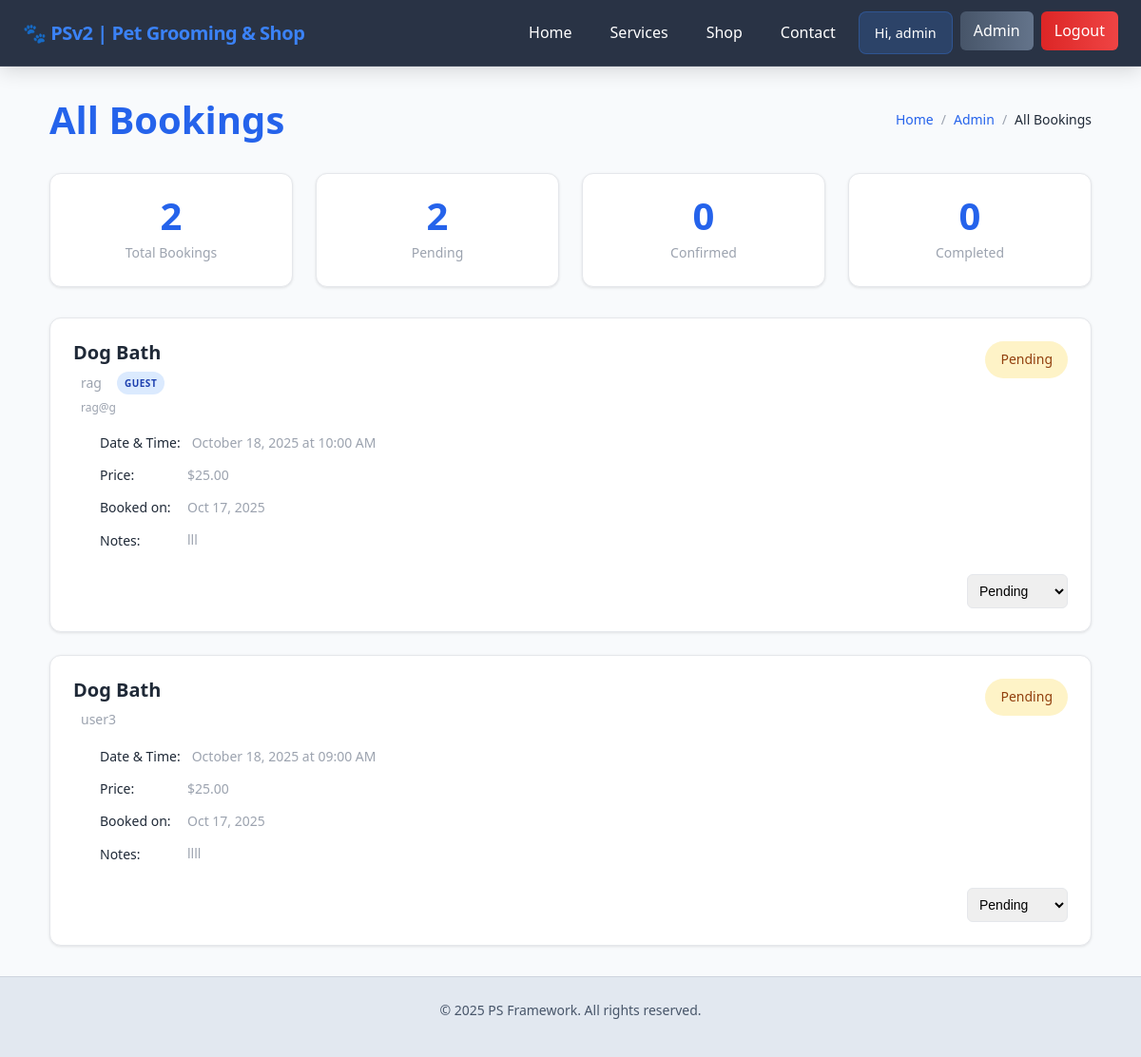
The page /bookings/all (signed in) on the database its author committed.
### app/models.py (models this page shows, shortened)
class User(UserMixin, db.Model):
    id = db.Column(db.Integer, primary_key=True)
    username = db.Column(db.String(80), unique=True, nullable=False)
    password = db.Column(db.String(200), nullable=False)
    role = db.Column(db.String(20), default='customer')
    created_at = db.Column(db.DateTime, default=datetime.utcnow)

class Booking(db.Model):
    id = db.Column(db.Integer, primary_key=True)
    user_id = db.Column(db.Integer, db.ForeignKey('user.id'), nullable=True)  # Nullable for guest bookings
    service_id = db.Column(db.Integer, db.ForeignKey('service.id'), nullable=False)
    booking_date = db.Column(db.DateTime, nullable=False)
    status = db.Column(db.String(20), default='pending')  # pending, confirmed, cancelled, completed
    notes = db.Column(db.Text)
    guest_name = db.Column(db.String(100))
    guest_email = db.Column(db.String(120))
    guest_phone = db.Column(db.String(20))
    created_at = db.Column(db.DateTime, default=datetime.utcnow)
    updated_at = db.Column(db.DateTime, default=datetime.utcnow, onupdate=datetime.utcnow)
    user = db.relationship('User', backref=db.backref('bookings', lazy=True))
    service = db.relationship('Service', backref=db.backref('bookings', lazy=True))
    def get_customer_name(self):
        return self.user.username if self.user else self.guest_name
    def is_guest_booking(self):
        return self.user_id is None

class Service(db.Model):
    id = db.Column(db.Integer, primary_key=True)
    name = db.Column(db.String(100), nullable=False)
    description = db.Column(db.Text)
    price = db.Column(db.Float)

### app/routes/bookings.py (the view)
@bookings_bp.route('/all')
@login_required
def all_bookings():
    if current_user.role == 'admin':
        bookings = Booking.query.order_by(Booking.booking_date.desc()).all()
        page_title = "All Bookings"
    else:
        bookings = Booking.query.filter_by(user_id=current_user.id).order_by(Booking.booking_date.desc()).all()
        page_title = "My Bookings"
    return render_template('bookings/all.html', bookings=bookings, page_title=page_title)

### app/templates/bookings/all.html (shortened to what this page needs)
{% extends "base.html" %}
{% block extra_css %}
<link rel="stylesheet" href="{{ url_for('static', filename='css/bookings.css') }}">
{% endblock %}
{% block content %}
<div class="bookings-container">
    <div class="bookings-header">
        <h1 class="page-title">{{ page_title }}</h1>
        <nav aria-label="breadcrumb">
            <ol class="breadcrumb">
                <li class="breadcrumb-item"><a href="{{ url_for('home_bp.index') }}">Home</a></li>
                {% if current_user.role == 'admin' %}
                <li class="breadcrumb-item"><a href="{{ url_for('admin_bp.dashboard') }}">Admin</a></li>
                {% endif %}
                <li class="breadcrumb-item active" aria-current="page">{{ page_title }}</li>
            </ol>
        </nav>
    </div>
    {% if current_user.role == 'admin' and bookings %}
    <div class="booking-stats">
        <div class="stat-card">
            <div class="stat-number">{{ bookings|length }}</div>
            <div class="stat-label">Total Bookings</div>
        </div>
        <div class="stat-card">
            <div class="stat-number">{{ bookings|selectattr('status', 'equalto', 'pending')|list|length }}</div>
            <div class="stat-label">Pending</div>
        </div>
        <div class="stat-card">
            <div class="stat-number">{{ bookings|selectattr('status', 'equalto', 'confirmed')|list|length }}</div>
            <div class="stat-label">Confirmed</div>
        </div>
        <div class="stat-card">
            <div class="stat-number">{{ bookings|selectattr('status', 'equalto', 'completed')|list|length }}</div>
            <div class="stat-label">Completed</div>
        </div>
    </div>
    {% endif %}
    <div class="bookings-list">
        {% if bookings %}
            {% for booking in bookings %}
            <div class="booking-card">
                <div class="booking-header-section">
                    <div class="booking-main-info">
                        <h3 class="service-name">{{ booking.service.name }}</h3>
                        {% if current_user.role == 'admin' %}
                        <p class="customer-name">
                            {{ booking.get_customer_name() }}
                            {% if booking.is_guest_booking() %}
                                <span class="guest-badge">Guest</span>
                            {% endif %}
                        </p>
                        {% if booking.is_guest_booking() and booking.guest_email %}
                        <p class="customer-email">
                             {{ booking.guest_email }}
                        </p>
                        {% endif %}
                        {% endif %}
                    </div>
                    <div class="booking-status">
                        <span class="status-badge status-{{ booking.status }}">
                            {{ booking.status.title() }}
                        </span>
                    </div>
                </div>
                <div class="booking-details">
                    <div class="detail-item">
                        <span class="detail-label">Date & Time:</span>
                        <span class="detail-value">{{ booking.booking_date.strftime('%B %d, %Y at %I:%M %p') }}</span>
                    </div>
                    {% if booking.service.price %}
                    <div class="detail-item">
                        <span class="detail-label">Price:</span>
                        <span class="detail-value">${{ "%.2f"|format(booking.service.price) }}</span>
                    </div>
                    {% endif %}
                    <div class="detail-item">
                        <span class="detail-label">Booked on:</span>
                        <span class="detail-value">{{ booking.created_at.strftime('%b %d, %Y') }}</span>
                    </div>
                    {% if booking.notes %}
                    <div class="detail-item notes">
                        <span class="detail-label">Notes:</span>
                        <span class="detail-value">{{ booking.notes }}</span>
                    </div>
                    {% endif %}
                </div>
                <div class="booking-actions">
                    {% if current_user.role == 'admin' %}
                        <form method="POST" action="{{ url_for('bookings.update_status', booking_id=booking.id) }}" class="status-form">
                            <select name="status" class="form-control status-select" onchange="this.form.submit()">
                                <option value="pending" {% if booking.status == 'pending' %}selected{% endif %}>Pending</option>
                            </select>
                        </form>
                    {% endif %}
                </div>
            </div>
            {% endfor %}
        {% endif %}
    </div>
</div>
{% endblock %}

### app/templates/base.html (shortened to what this page needs)
<!DOCTYPE html>
<html lang="en">
<head>
    <link rel="stylesheet" href="{{ url_for('static', filename='css/base.css') }}">
    <link rel="stylesheet" href="{{ url_for('static', filename='css/navbar.css') }}">
    <link rel="stylesheet" href="{{ url_for('static', filename='css/theme.css') }}">
    {% block extra_css %}{% endblock %}
</head>
<body>
    <nav class="navbar">
        <div class="nav-brand">
            <a href="/">🐾 PSv2 | Pet Grooming & Shop</a>
        </div>
        <ul class="nav-links" id="navLinks">
            <li><a href="/" class="{% if request.path == '/' %}active{% endif %}">Home</a></li>
            <li><a href="/services" class="{% if request.path == '/services' %}active{% endif %}">Services</a></li>
            <li><a href="{{ url_for('shop_bp.shop') }}" class="{% if request.path == url_for('shop_bp.shop') %}active{% endif %}">Shop</a></li>
            <li><a href="{{ url_for('contact_bp.contact') }}" class="{% if request.path == url_for('contact_bp.contact') %}active{% endif %}">Contact</a></li>
            {% if current_user.is_authenticated %}
                <li><span class="nav-greeting">Hi, {{ current_user.username }}</span></li>
                {% if current_user.role == 'admin' %}
                    <li><a href="{{ url_for('admin.dashboard') }}" class="admin-link">Admin</a></li>
                {% endif %}
                <li><a href="{{ url_for('auth_bp.logout') }}" class="logout-link">Logout</a></li>
            {% else %}
                <li><a href="{{ url_for('auth_bp.login') }}" class="{% if request.path == url_for('auth_bp.login') %}active{% endif %}">Login</a></li>
                <li><a href="{{ url_for('auth_bp.register') }}" class="{% if request.path == url_for('auth_bp.register') %}active{% endif %}">Register</a></li>
            {% endif %}
        </ul>
    </nav>
    <main class="main">
        <div class="container">
            <div class="page-content">
                {% block content %}{% endblock %}
            </div>
        </div>
    </main>
    <footer class="footer">
        <div class="footer-content">
            <p>&copy; 2025 PS Framework. All rights reserved.</p>
        </div>
    </footer>
</body>
</html>

### app/static/css/base.css (style rules this page uses)
* { margin: 0; padding: 0; box-sizing: border-box; }
:root { --bg-primary: #0f172a; --bg-secondary: #1e293b; --text-primary: #f1f5f9; --text-secondary: #cbd5e1; --text-muted: #9ca3af; --accent: #93c5fd; --accent-hover: #60a5fa; --border: rgba(241, 245, 249, 0.1); --shadow: rgba(0, 0, 0, 0.25); --blur-bg: rgba(30, 41, 59, 0.9); --navbar-bg: rgba(30, 41, 59, 0.95); --brand-primary: #3b82f6; --brand-secondary: #1e40af; --brand-accent: #60a5fa; }
html { scroll-behavior: smooth; }
body { font-family: 'Segoe UI', Tahoma, Geneva, Verdana, sans-serif; background: var(--bg-primary); color: var(--text-primary); line-height: 1.6; min-height: 100vh; display: flex; flex-direction: column; }
h1, h2, h3, h4, h5, h6 { font-weight: 600; line-height: 1.2; margin-bottom: 0.5em; }
p { margin-bottom: 1em; }
a { color: var(--accent); text-decoration: none; transition: color 0.3s ease; }
.container { max-width: 1200px; margin: 0 auto; padding: 0 20px; }
.page-content { animation: fadeIn 0.6s ease-out; }
.footer { background: var(--bg-secondary); border-top: 1px solid var(--border); padding: 24px; text-align: center; margin-top: auto; }
.footer-content { max-width: 1200px; margin: 0 auto; color: var(--text-secondary); font-size: 14px; }
@media (prefers-color-scheme: light) { :root { --bg-primary: #f8fafc; --bg-secondary: #e2e8f0; --text-primary: #1e293b; --text-secondary: #475569; --accent: #3b82f6; --accent-hover: #2563eb; --border: rgba(30, 41, 59, 0.1); --shadow: rgba(0, 0, 0, 0.1); --blur-bg: rgba(248, 250, 252, 0.8); } }

### app/static/css/navbar.css (style rules this page uses)
.navbar { position: fixed; top: 0; left: 0; right: 0; z-index: 1000; background: rgba(30, 41, 59, 0.95); backdrop-filter: blur(12px); border-bottom: 1px solid rgba(241, 245, 249, 0.1); box-shadow: 0 4px 20px rgba(0, 0, 0, 0.15); padding: 0 24px; height: 70px; display: flex; align-items: center; justify-content: space-between; transition: all 0.3s ease-in-out; }
.nav-brand { font-size: 20px; font-weight: 700; color: #ffffff; text-decoration: none; letter-spacing: -0.025em; transition: color 0.3s ease; display: flex; align-items: center; gap: 8px; }
.nav-links { display: flex; list-style: none; gap: 8px; margin: 0; padding: 0; }
.nav-links li { position: relative; }
.nav-links a { display: block; padding: 10px 16px; text-decoration: none; color: #ffffff; font-weight: 500; border-radius: 8px; transition: all 0.25s ease; position: relative; overflow: hidden; }
.admin-link { background: linear-gradient(90deg, #475569, #64748b) !important; color: #ffffff !important; padding: 8px 14px !important; border-radius: 6px !important; font-weight: 500 !important; transition: all 0.3s ease !important; }
.logout-link { background: linear-gradient(90deg, #dc2626, #ef4444) !important; color: #ffffff !important; padding: 8px 14px !important; border-radius: 6px !important; font-weight: 500 !important; transition: all 0.3s ease !important; }
.nav-greeting { display: block; padding: 10px 16px; color: #ffffff; font-weight: 500; font-size: 0.9rem; background: rgba(59, 130, 246, 0.2); border-radius: 8px; border: 1px solid rgba(59, 130, 246, 0.3); white-space: nowrap; }
.main { padding-top: 70px; transition: padding-top 0.3s ease-in-out; }

### app/static/css/theme.css (style rules this page uses)
:root { --color-primary: #3b82f6; --color-primary-hover: #2563eb; --color-primary-light: rgba(59, 130, 246, 0.1); --color-secondary: #64748b; --color-secondary-hover: #475569; --color-secondary-light: rgba(100, 116, 139, 0.1); --color-accent: #60a5fa; --color-accent-hover: #3b82f6; --color-accent-light: rgba(96, 165, 250, 0.1); --color-success: #10b981; --color-success-hover: #059669; --color-success-light: rgba(16, 185, 129, 0.1); --color-danger: #ef4444; --color-danger-hover: #dc2626; --color-danger-light: rgba(239, 68, 68, 0.1); --color-muted: #6b7280; --color-muted-light: #9ca3af; --color-muted-dark: #4b5563; --shadow-sm: 0 1px 2px 0 rgba(0, 0, 0, 0.05); --shadow-md: 0 4px 6px -1px rgba(0, 0, 0, 0.1); --shadow-lg: 0 10px 15px -3px rgba(0, 0, 0, 0.1); --shadow-xl: 0 20px 25px -5px rgba(0, 0, 0, 0.1); --radius-sm: 4px; --radius-md: 8px; --radius-lg: 12px; --radius-xl: 16px; --transition-fast: 0.15s ease; --transition-normal: 0.3s ease; --transition-slow: 0.5s ease; }

### rows shown on the page
User: username "admin"
Booking: service.name "Dog Bath", get_customer_name "rag", shows "GUEST", guest_email "rag@g", status "Pending", booking_date "October 18, 2025 at 10:00 AM", created_at "Oct 17, 2025", notes "lll"
Service: service.price "25.00"
Booking: service.name "Dog Bath", get_customer_name "user3", status "Pending", booking_date "October 18, 2025 at 09:00 AM", created_at "Oct 17, 2025", notes "llll"

### other values the page prints
{{ page_title }} "All Bookings"
{{ bookings|length }} "2"
{{ bookings|selectattr('status', 'equalto', 'pending')|list|length }} "2"
{{ bookings|selectattr('status', 'equalto', 'confirmed')|list|length }} "0"
{{ bookings|selectattr('status', 'equalto', 'completed')|list|length }} "0"
